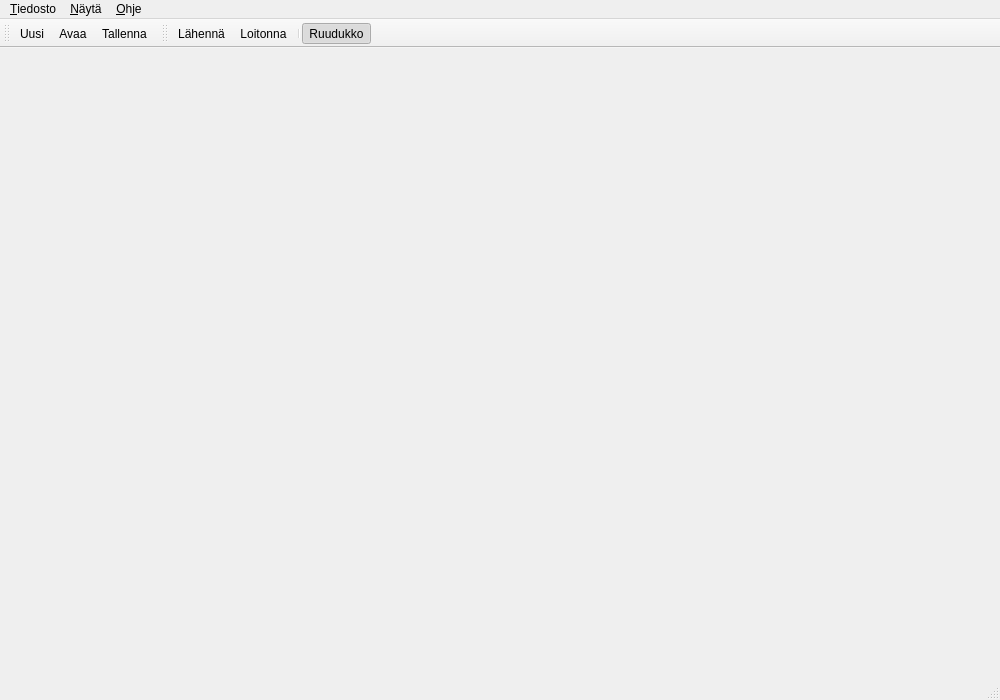
<ui version="4.0" >
 <class>RistikkoMainWindow</class>
 <widget class="QMainWindow" name="RistikkoMainWindow" >
  <property name="geometry" >
   <rect>
    <x>0</x>
    <y>0</y>
    <width>1000</width>
    <height>700</height>
   </rect>
  </property>
  <property name="windowTitle" >
   <string>MainWindow</string>
  </property>
  <widget class="QWidget" name="centralwidget" >
   <property name="geometry" >
    <rect>
     <x>0</x>
     <y>46</y>
     <width>1000</width>
     <height>633</height>
    </rect>
   </property>
  </widget>
  <widget class="QMenuBar" name="menubar" >
   <property name="geometry" >
    <rect>
     <x>0</x>
     <y>0</y>
     <width>1000</width>
     <height>22</height>
    </rect>
   </property>
   <widget class="QMenu" name="menuTiedosto" >
    <property name="title" >
     <string>&amp;Tiedosto</string>
    </property>
    <addaction name="actionUusi" />
    <addaction name="actionAvaa" />
    <addaction name="actionTallenna" />
    <addaction name="actionTallennaNimella" />
    <addaction name="separator" />
    <addaction name="actionSulje" />
   </widget>
   <widget class="QMenu" name="menu_Ohje" >
    <property name="title" >
     <string>&amp;Ohje</string>
    </property>
   </widget>
   <widget class="QMenu" name="menuNayta" >
    <property name="title" >
     <string>&amp;Näytä</string>
    </property>
    <widget class="QMenu" name="menuTyokalupalkit" >
     <property name="title" >
      <string>Työkalupalkit</string>
     </property>
     <addaction name="actionTiedostoTB" />
     <addaction name="actionNaytaTB" />
    </widget>
    <addaction name="actionLahenna" />
    <addaction name="actionLoitonna" />
    <addaction name="separator" />
    <addaction name="actionRuudukko" />
    <addaction name="menuTyokalupalkit" />
   </widget>
   <addaction name="menuTiedosto" />
   <addaction name="menuNayta" />
   <addaction name="menu_Ohje" />
  </widget>
  <widget class="QStatusBar" name="statusbar" >
   <property name="geometry" >
    <rect>
     <x>0</x>
     <y>679</y>
     <width>1000</width>
     <height>21</height>
    </rect>
   </property>
  </widget>
  <widget class="QToolBar" name="toolBarPerus" >
   <property name="geometry" >
    <rect>
     <x>0</x>
     <y>22</y>
     <width>135</width>
     <height>24</height>
    </rect>
   </property>
   <property name="windowTitle" >
    <string>Tiedosto</string>
   </property>
   <attribute name="toolBarArea" >
    <enum>TopToolBarArea</enum>
   </attribute>
   <attribute name="toolBarBreak" >
    <bool>false</bool>
   </attribute>
   <addaction name="actionUusi" />
   <addaction name="actionAvaa" />
   <addaction name="actionTallenna" />
  </widget>
  <widget class="QToolBar" name="toolBarNayta" >
   <property name="geometry" >
    <rect>
     <x>135</x>
     <y>22</y>
     <width>865</width>
     <height>24</height>
    </rect>
   </property>
   <property name="windowTitle" >
    <string>Näytä</string>
   </property>
   <attribute name="toolBarArea" >
    <enum>TopToolBarArea</enum>
   </attribute>
   <attribute name="toolBarBreak" >
    <bool>false</bool>
   </attribute>
   <addaction name="actionLahenna" />
   <addaction name="actionLoitonna" />
   <addaction name="separator" />
   <addaction name="actionRuudukko" />
  </widget>
  <action name="actionSulje" >
   <property name="text" >
    <string>&amp;Sulje</string>
   </property>
   <property name="toolTip" >
    <string>Sulje sovellus</string>
   </property>
   <property name="shortcut" >
    <string>Ctrl+Q</string>
   </property>
  </action>
  <action name="actionUusi" >
   <property name="text" >
    <string>&amp;Uusi</string>
   </property>
   <property name="toolTip" >
    <string>Uusi ristikko</string>
   </property>
   <property name="shortcut" >
    <string>Ctrl+N</string>
   </property>
  </action>
  <action name="actionAvaa" >
   <property name="text" >
    <string>Avaa</string>
   </property>
   <property name="toolTip" >
    <string>Avaa ristikko</string>
   </property>
   <property name="shortcut" >
    <string>Ctrl+O</string>
   </property>
  </action>
  <action name="actionTallenna" >
   <property name="text" >
    <string>Tallenna</string>
   </property>
   <property name="toolTip" >
    <string>Tallenna ristikko</string>
   </property>
   <property name="shortcut" >
    <string>Ctrl+S</string>
   </property>
  </action>
  <action name="actionTallennaNimella" >
   <property name="text" >
    <string>Tallenna nimellä</string>
   </property>
   <property name="toolTip" >
    <string>Tallenna ristikko nimellä</string>
   </property>
  </action>
  <action name="actionRuudukko" >
   <property name="checkable" >
    <bool>true</bool>
   </property>
   <property name="checked" >
    <bool>true</bool>
   </property>
   <property name="text" >
    <string>Ruudukko</string>
   </property>
  </action>
  <action name="actionLahenna" >
   <property name="text" >
    <string>Lähennä</string>
   </property>
   <property name="shortcut" >
    <string>+</string>
   </property>
  </action>
  <action name="actionLoitonna" >
   <property name="text" >
    <string>Loitonna</string>
   </property>
   <property name="shortcut" >
    <string>-</string>
   </property>
  </action>
  <action name="actionNaytaTB" >
   <property name="checkable" >
    <bool>true</bool>
   </property>
   <property name="checked" >
    <bool>true</bool>
   </property>
   <property name="text" >
    <string>Näytä</string>
   </property>
  </action>
  <action name="actionTiedostoTB" >
   <property name="checkable" >
    <bool>true</bool>
   </property>
   <property name="checked" >
    <bool>true</bool>
   </property>
   <property name="text" >
    <string>Tiedosto</string>
   </property>
  </action>
 </widget>
 <resources/>
 <connections>
  <connection>
   <sender>actionSulje</sender>
   <signal>triggered()</signal>
   <receiver>RistikkoMainWindow</receiver>
   <slot>close()</slot>
   <hints>
    <hint type="sourcelabel" >
     <x>-1</x>
     <y>-1</y>
    </hint>
    <hint type="destinationlabel" >
     <x>399</x>
     <y>299</y>
    </hint>
   </hints>
  </connection>
  <connection>
   <sender>actionNaytaTB</sender>
   <signal>toggled(bool)</signal>
   <receiver>toolBarNayta</receiver>
   <slot>setVisible(bool)</slot>
   <hints>
    <hint type="sourcelabel" >
     <x>-1</x>
     <y>-1</y>
    </hint>
    <hint type="destinationlabel" >
     <x>467</x>
     <y>33</y>
    </hint>
   </hints>
  </connection>
  <connection>
   <sender>actionTiedostoTB</sender>
   <signal>toggled(bool)</signal>
   <receiver>toolBarPerus</receiver>
   <slot>setVisible(bool)</slot>
   <hints>
    <hint type="sourcelabel" >
     <x>-1</x>
     <y>-1</y>
    </hint>
    <hint type="destinationlabel" >
     <x>67</x>
     <y>33</y>
    </hint>
   </hints>
  </connection>
 </connections>
</ui>
